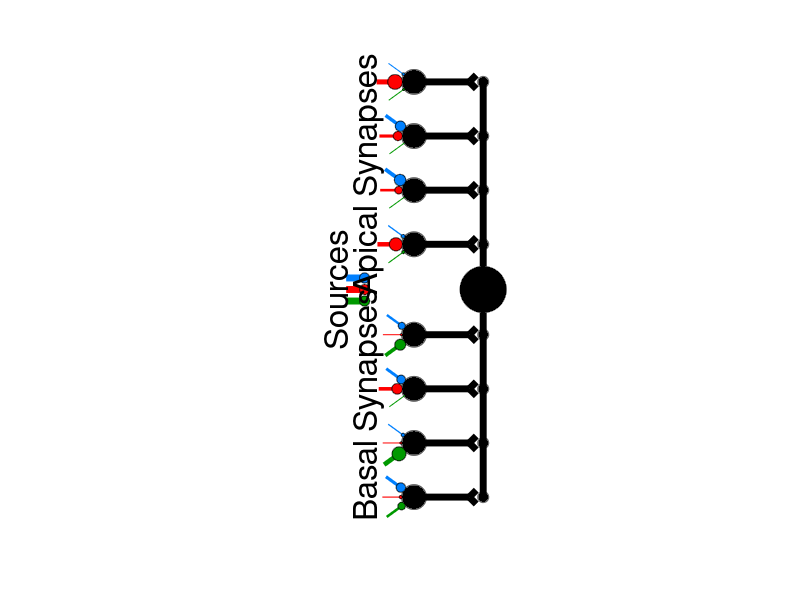

Here is the MATLAB script that generated this plot: (Note: this script raises an error after producing the figure.)

fpath = '/Users/landauland/Dropbox/SabatiniLab/stdp-modeling/thesisFigures';

xLim = [-37 7];
yLim = [-53 53];
plotCircleAngle = 0:0.01:2*pi;

radiusSoma = 5;

% Basal Parameters
% numBasal = 1;
% lengthBasal = 8;
% radiusBasal = 0.7;
% lwidthBasal = 2;
% lwidBasCir = 1.2;
% fracCircleBasal = 0.7;
% angleBasal = linspace(3*pi/2-pi*fracCircleBasal,3*pi/2+pi*fracCircleBasal,numBasal);
% % Basal Tuning 
% drad = 2*pi/numBasal;
% basalTuning = -pi+drad : drad : pi;
% % Basal Positions
% xBasal = (radiusSoma+radiusBasal)*cos(angleBasal);
% yBasal = (radiusSoma+radiusBasal)*sin(angleBasal);
% xBasCir = radiusBasal*cos(plotCircleAngle);
% yBasCir = radiusBasal*sin(plotCircleAngle);
% % ColorMap Basal Inputs
% cmapBasal = hsv(numBasal);

% Basal Parameters
% -- just invert apical stuff --

% Apical Parameters
numApical = 1;
apicalWidth = 5;
apicalLength = 40;
apicalSynapses = 4;
apicalOffset = 0.12;
lwidthApical = 2;
apicalPosition = linspace(apicalOffset*apicalLength,apicalLength,apicalSynapses);
apSynRadius = 1;
leftRightOffset = 0.6;
xApCir = apSynRadius*cos(plotCircleAngle);
yApCir = apSynRadius*sin(plotCircleAngle);

% Presynaptic Parameters
preWidth = 5;
preRadius = 2.5;
preOffset = 0.5;
preCenter = -15;
preSynWidth = 1.5;
preXCir = preRadius*cos(plotCircleAngle);
preYCir = preRadius*sin(plotCircleAngle);

% Source Parameters
numSources = 3;
sourceRadius = 2.2;
sourceLWidth = 5;
sourceEWidth = 0.1;
sourceLength = 4;
sourceCircFraction = 0.2;
angleSource = linspace(pi-pi*sourceCircFraction,pi+pi*sourceCircFraction,numSources);
xSourceCir = sourceRadius*cos(plotCircleAngle);
ySourceCir = sourceRadius*sin(plotCircleAngle);
cmapSource = {[0,0.5,1],'r',[0,0.6,0]};

figure(1);clf;
set(gcf,'units','normalized','outerposition',[0.39 0.1 0.27 0.88]);

% Plot Soma
patch(radiusSoma*cos(plotCircleAngle),radiusSoma*sin(plotCircleAngle),'k');

% Plot Basal Inputs
line([0,0],-[radiusSoma, radiusSoma+apicalLength],'color','k','linewidth',apicalWidth);
for asyn = 1:apicalSynapses
    xpos = -(apSynRadius+preOffset+preSynWidth);
    ypos = -(radiusSoma+apicalPosition(asyn));
    patch(xApCir,ypos+yApCir,'k','linewidth',lwidthApical);
    
    line(xpos+[0,preSynWidth],ypos+[0,preSynWidth],'color','k','linewidth',preWidth);
    line(xpos+[0,preSynWidth],ypos-[0,preSynWidth],'color','k','linewidth',preWidth);
    line([preCenter,xpos],ypos*[1,1],'color','k','linewidth',preWidth);
    patch(preCenter+preXCir,ypos+preYCir,'k','linewidth',lwidthApical);
    
    randStrength = rand(numSources,1);
    randStrength = randStrength/sum(randStrength);
    for source = 1:numSources
        xLine = cos(angleSource(source))*[sourceLength+preRadius+randStrength(source)*sourceRadius,preRadius+randStrength(source)*sourceRadius]; 
        yLine = sin(angleSource(source))*[sourceLength+preRadius+randStrength(source)*sourceRadius,preRadius+randStrength(source)*sourceRadius]; 
        line(preCenter+xLine,ypos+yLine,'color',cmapSource{source},'linewidth',randStrength(source)*sourceLWidth)
        xSource = (preRadius + randStrength(source)*sourceRadius)*cos(angleSource(source));
        ySource = (preRadius + randStrength(source)*sourceRadius)*sin(angleSource(source));
        patch(xSource+randStrength(source)*xSourceCir+preCenter, ypos+ySource+randStrength(source)*ySourceCir, cmapSource{source},'linewidth',sourceEWidth);
    end
end


% Plot Apical Inputs and Presynaptic Partners
line([0,0],[radiusSoma, radiusSoma+apicalLength],'color','k','linewidth',apicalWidth);
for asyn = 1:apicalSynapses
    xpos = -(apSynRadius+preOffset+preSynWidth);
    ypos = radiusSoma+apicalPosition(asyn);
    patch(xApCir,ypos+yApCir,'k','linewidth',lwidthApical);
    
    line(xpos+[0,preSynWidth],ypos+[0,preSynWidth],'color','k','linewidth',preWidth);
    line(xpos+[0,preSynWidth],ypos-[0,preSynWidth],'color','k','linewidth',preWidth);
    line([preCenter,xpos],ypos*[1,1],'color','k','linewidth',preWidth);
    patch(preCenter+preXCir,ypos+preYCir,'k','linewidth',lwidthApical);
    
    randStrength = rand(numSources,1);
    tempRand = 4;
    randStrength = exp(tempRand*randStrength)/sum(exp(tempRand*randStrength));%randStrength/sum(randStrength);
    for source = 1:numSources
        xLine = cos(angleSource(source))*[sourceLength+preRadius+randStrength(source)*sourceRadius,preRadius+randStrength(source)*sourceRadius]; 
        yLine = sin(angleSource(source))*[sourceLength+preRadius+randStrength(source)*sourceRadius,preRadius+randStrength(source)*sourceRadius]; 
        line(preCenter+xLine,ypos+yLine,'color',cmapSource{source},'linewidth',randStrength(source)*sourceLWidth)
        xSource = (preRadius + randStrength(source)*sourceRadius)*cos(angleSource(source));
        ySource = (preRadius + randStrength(source)*sourceRadius)*sin(angleSource(source));
        patch(xSource+randStrength(source)*xSourceCir+preCenter, ypos+ySource+randStrength(source)*ySourceCir, cmapSource{source},'linewidth',sourceEWidth);
    end
end
randStrength = [1,1,1];
for source = 1:numSources
    ypos = 0 - 2.5*(source-2);
    xLine = cos(pi)*[sourceLength+preRadius+randStrength(source)*sourceRadius,preRadius+randStrength(source)*sourceRadius]; 
    yLine = sin(pi)*[sourceLength+preRadius+randStrength(source)*sourceRadius,preRadius+randStrength(source)*sourceRadius]; 
    line(-6+preCenter+xLine,ypos+yLine,'color',cmapSource{source},'linewidth',randStrength(source)*sourceLWidth)
    xSource = (preRadius + randStrength(source)*sourceRadius)*cos(pi);
    ySource = (preRadius + randStrength(source)*sourceRadius)*sin(pi);
    patch(-6+xSource+0.5*xSourceCir+preCenter, ypos+ySource+0.5*ySourceCir, cmapSource{source},'linewidth',sourceEWidth);
end
xlim(xLim);
ylim(yLim);
pbaspect([1 diff(yLim)/diff(xLim) 1])

text(preCenter-10,apicalLength/2+radiusSoma,'Apical Synapses','Fontsize',24,'Rotation',90,'HorizontalAlignment','Center');
text(preCenter-10,-apicalLength/2-radiusSoma,'Basal Synapses','Fontsize',24,'Rotation',90,'HorizontalAlignment','Center');
text(preCenter-10-7,0,'Sources','Fontsize',24,'Rotation',90,'HorizontalAlignment','Center');
set(gca,'xtick',[]);
set(gca,'ytick',[]);
set(gca,'visible','off')

% print(gcf,'-painters',fullfile(fpath,'schematicModel'),'-depsc');




%% -- old poirazi version --

%{
figPath = '/Users/landauland/Documents/Research/o2/poirazi/poiraziFigures';

xLim = [-20 20];
yLim = [-20 53];
plotCircleAngle = 0:0.01:2*pi;

radiusSoma = 10;

% Basal Parameters
numBasal = 50;
lengthBasal = 8;
radiusBasal = 0.7;
lwidthBasal = 2;
lwidBasCir = 1.2;
fracCircleBasal = 0.7;
angleBasal = linspace(3*pi/2-pi*fracCircleBasal,3*pi/2+pi*fracCircleBasal,numBasal);
% Basal Tuning 
drad = 2*pi/numBasal;
basalTuning = -pi+drad : drad : pi;
% Basal Positions
xBasal = (radiusSoma+radiusBasal)*cos(angleBasal);
yBasal = (radiusSoma+radiusBasal)*sin(angleBasal);
xBasCir = radiusBasal*cos(plotCircleAngle);
yBasCir = radiusBasal*sin(plotCircleAngle);
% ColorMap Basal Inputs
cmapBasal = hsv(numBasal);

% Apical Parameters
numApical = 1;
apicalBaseLength = 1;
apicalBaseLWidth = 5;
apicalLength = 40;
fracCircleApical = 0;
angleApical = linspace(pi/2-pi*fracCircleApical,pi/2+pi*fracCircleApical,numApical);
apicalSynapses = 56;
apicalOffset = 0.2;
synapsePosition = linspace(apicalOffset*apicalLength,apicalLength,apicalSynapses/2);
apSynRadius = 0.55;
leftRightOffset = 0.6;
xApCir = apSynRadius*cos(plotCircleAngle);
yApCir = apSynRadius*sin(plotCircleAngle);
offsetLeft = leftRightOffset*[-sin(angleApical); cos(angleApical)];
offsetRight = -leftRightOffset*[-sin(angleApical); cos(angleApical)];


figure(1);clf;
set(gcf,'units','normalized','outerposition',[0.39 0.38 0.19 0.6]);

% Plot Soma
patch(radiusSoma*cos(plotCircleAngle),radiusSoma*sin(plotCircleAngle),'k');

% Plot Basal Inputs
for nb = 1:numBasal
    xLine = cos(angleBasal(nb))*[lengthBasal+radiusSoma+radiusBasal,radiusSoma+radiusBasal]; 
    yLine = sin(angleBasal(nb))*[lengthBasal+radiusSoma+radiusBasal,radiusSoma+radiusBasal]; 
    line(xLine,yLine,'color',cmapBasal(nb,:),'linewidth',lwidthBasal)
    patch(xBasal(nb)+xBasCir, yBasal(nb)+yBasCir, cmapBasal(nb,:),'linewidth',lwidBasCir);
end

% Plot Apical Dendrites
line([0,0],[radiusSoma, radiusSoma+apicalBaseLength],'color','k','linewidth',apicalBaseLWidth);
for na = 1:numApical
    line([0 cos(angleApical(na))*apicalLength],...
        radiusSoma+apicalBaseLength+[0 sin(angleApical(na))*apicalLength],'color','k','linewidth',apicalBaseLWidth);
    xSynPos = cos(angleApical(na))*synapsePosition;
    ySynPos = sin(angleApical(na))*synapsePosition + radiusSoma+apicalBaseLength;
    for asyn = 1:apicalSynapses/2
        if rand()<0.5
            patch(offsetLeft(1,na)+xApCir+xSynPos(asyn),offsetLeft(2,na)+yApCir+ySynPos(asyn),'k','linewidth',lwidthBasal);
        else
            patch(offsetLeft(1,na)+xApCir+xSynPos(asyn),offsetLeft(2,na)+yApCir+ySynPos(asyn),'k','FaceColor','none','linewidth',lwidthBasal);
        end
        if rand()<0.5
            patch(offsetRight(1,na)+xApCir+xSynPos(asyn),offsetRight(2,na)+yApCir+ySynPos(asyn),'k','linewidth',lwidthBasal);
        else
            patch(offsetRight(1,na)+xApCir+xSynPos(asyn),offsetRight(2,na)+yApCir+ySynPos(asyn),'k','FaceColor','none','linewidth',lwidthBasal);
        end
    end 
end
xlim(xLim);
ylim(yLim);
pbaspect([1 diff(yLim)/diff(xLim) 1])

set(gca,'xtick',[]);
set(gca,'ytick',[]);
set(gca,'visible','off')
% print(gcf,'-painters',fullfile(figPath,'schematicModel'),'-djpeg');

%}

%% -- plot stimuli -- 

% good one: T=1000, shift=3000
T = 2000;
Tshift = 5000;

warning('off','all');
iafData = load('/Users/landauland/Documents/Research/o2/poirazi/botTopSS1_data_set2/poiraziBotTopSS_AD2_SN1_Run5.mat','iaf');
stimData = load('/Users/landauland/Documents/Research/o2/poirazi/botTopSS1/sameStim4.mat');
warning('on','all');
iaf = iafData.iaf; 
iafSave = iaf;
iaf.inhRate = 18;
stimValue = stimData.stimValue(:,end-T+1-Tshift:end-Tshift);
clear iafData stimData


%%

figPath = '/Users/landauland/Documents/Research/o2/poirazi/poiraziFigures';

vm = iaf.vm*ones(1,T);
spike = zeros(1,T);
for t = 2:T
    iaf = stepBotTopSS(iaf,stimValue(:,t));
    vm(t) = iaf.vm;
    spike(t) = iaf.spike;
end
spkTimes = find(spike)*iaf.dt;

% patchify stimulus
idx1 = [1, find(diff(stimValue(1,:))~=0)+1];
idx2 = [1, find(diff(stimValue(2,:))~=0)+1];
stim1 = stimValue(1,idx1);
stim2 = stimValue(2,idx2);
idx1 = [idx1, T]*iaf.dt; 
idx2 = [idx2, T]*iaf.dt; 

nBins = 20;
stim1Bins = linspace(-pi, pi, nBins);
stim1BinCenters = mean([stim1Bins(1:end-1); stim1Bins(2:end)],1);
[~,~,stim1BinLocation] = histcounts(stim1, stim1Bins);
cmapStim = hsv(nBins-1);


% Plot Stimuli Only
figure(4); clf; 
set(gcf,'units','normalized','outerposition',[0.14 0.68 0.52 0.26]);
for st1 = 1:length(stim1)
    xPatch = [idx1(st1) idx1(st1) idx1(st1+1) idx1(st1+1)];
    yPatch = [-80 -75 -75 -80];
    patch(xPatch,yPatch,cmapStim(stim1BinLocation(st1),:),'linestyle','none');
end
text(iaf.dt * -150,-77.5,'STIMULUS','Fontsize',24,'FontWeight','Bold','HorizontalAlignment','center','VerticalAlignment','middle');
text(iaf.dt * -150,-82.5,'STATE','Fontsize',24,'FontWeight','Bold','HorizontalAlignment','center','VerticalAlignment','middle');
for st2 = 1:length(stim2)
    xPatch = [idx2(st2) idx2(st2) idx2(st2+1) idx2(st2+1)];
    yPatch = [-85 -80 -80 -85];
    if stim2(st2)==1
        patch(xPatch,yPatch,'k');
    else
        patch(xPatch,yPatch,'w');
    end
end
set(gca,'visible','off')
% print(gcf,'-painters',fullfile(figPath,'stimStateVisualization'),'-djpeg');


%%

apAmplitude = -10;
tv = (1:T)*iaf.dt;
figure(1); clf;
set(gcf,'units','normalized','outerposition',[0.01 0.45 0.5 0.4]);

plot(tv, 1000*vm, 'color','k','linewidth',1.5);
for st = 1:length(spkTimes)
    line(spkTimes(st)*[1,1],[-70 apAmplitude],'color','r','linewidth',1.5);
end
for st1 = 1:length(stim1)
    xPatch = [idx1(st1) idx1(st1) idx1(st1+1) idx1(st1+1)];
    yPatch = [-80 -75 -75 -80];
    patch(xPatch,yPatch,cmapStim(stim1BinLocation(st1),:),'linestyle','none');
end
for st2 = 1:length(stim2)
    xPatch = [idx2(st2) idx2(st2) idx2(st2+1) idx2(st2+1)];
    yPatch = [-85 -80 -80 -85];
    if stim2(st2)==1
        patch(xPatch,yPatch,'k');
    else
        patch(xPatch,yPatch,'w');
    end
end
xlim([-100 T+100]*iaf.dt);
ylim([-90 apAmplitude]);
set(gca,'xtick',0:2);
set(gca,'ytick',[-70 -50 -30]);
xlabel('Time (ms)');
ylabel('mV');
set(gca,'fontsize',24);

% print(gcf,'-painters',fullfile(figPath,'iafTrajectory'),'-djpeg');


[~,~,tcBinLocation] = histcounts(iafSave.tuningCenter(:),stim1Bins);
averageWeight = zeros(1, nBins-1);
for nb = 1:nBins-1
    mnToAverage = iafSave.basalWeight(tcBinLocation==nb)/iaf.maxBasalWeight;
    averageWeight(nb) = mean(mnToAverage);
end
    
figure(2); clf;
set(gcf,'units','normalized','outerposition',[0.51 0.45 0.24 0.4]);
polarscatter(iafSave.tuningCenter(:),iafSave.basalWeight(:)/iaf.maxBasalWeight);
hold on;
% for n = 1:numel(iafSave.tuningCenter)
%     polarscatter(iafSave.tuningCenter(n),iafSave.basalWeight(n)/iaf.maxBasalWeight,...
%         'markeredgecolor',cmapStim(tcBinLocation(n),:),'markerfacecolor',cmapStim(tcBinLocation(n),:),...
%         'markerfacealpha',1);
% end
p = polarplot([stim1BinCenters stim1BinCenters(1)], [averageWeight, averageWeight(1)],...
    'color','k','linewidth',2);
set(gca,'thetaGrid','off');
set(gca,'thetaticklabel',[]);
set(gca,'RTickLabel',[]);

% print(gcf,'-painters',fullfile(figPath,'stimulusWeights'),'-djpeg');



figure(3); clf;
set(gcf,'units','normalized','outerposition',[0.75 0.45 0.24 0.4]);
xRange = 0.2;
hold on;
patch([0.5 0.5 1.5 1.5],[0 1 1 0],'k','facealpha',0.5,'linewidth',1.5);
patch(1+[0.5 0.5 1.5 1.5],[0 1 1 0],'k','facealpha',0.0,'linewidth',1.5);
plot(1+xscat(iaf.apicalWeight(iaf.apicalTuning==1),xRange),iaf.apicalWeight(iaf.apicalTuning==1)/iaf.maxApicalWeight,...
    'marker','o','linestyle','none','color','k','markerfacecolor','k');
plot(2+xscat(iaf.apicalWeight(iaf.apicalTuning==2),xRange),iaf.apicalWeight(iaf.apicalTuning==2)/iaf.maxApicalWeight,...
    'marker','o','linestyle','none','color','k','markerfacecolor','k');
xlim([0.5,2.5]);
set(gca,'visible','off');

% print(gcf,'-painters',fullfile(figPath,'stateWeights'),'-djpeg');
    

%%

randWeights = rand(size(iafSave.tuningCenter));
averageWeightRand = zeros(1, nBins-1);
for nb = 1:nBins-1
    mnToAverage = randWeights(tcBinLocation==nb);
    averageWeightRand(nb) = mean(mnToAverage);
end

figure(2); clf;
set(gcf,'units','normalized','outerposition',[0.51 0.45 0.24 0.4]);
polarscatter(iafSave.tuningCenter(:),randWeights(:));
hold on;
% for n = 1:numel(iafSave.tuningCenter)
%     polarscatter(iafSave.tuningCenter(n),randWeights(n),...
%         'markeredgecolor',cmapStim(tcBinLocation(n),:),'markerfacecolor',cmapStim(tcBinLocation(n),:),...
%         'markerfacealpha',1);
% end
p = polarplot([stim1BinCenters stim1BinCenters(1)], [averageWeightRand, averageWeightRand(1)],...
    'color','k','linewidth',2);
set(gca,'thetaGrid','off');
set(gca,'thetaticklabel',[]);
set(gca,'RTickLabel',[]);

% print(gcf,'-painters',fullfile(figPath,'stimulusWeightsRand'),'-djpeg');


randWeights = rand(100,1);
figure(3); clf;
set(gcf,'units','normalized','outerposition',[0.75 0.45 0.24 0.4]);
xRange = 0.2;
hold on;
patch([0.5 0.5 1.5 1.5],[0 1 1 0],'k','facealpha',0.5,'linewidth',1.5);
patch(1+[0.5 0.5 1.5 1.5],[0 1 1 0],'k','facealpha',0.0,'linewidth',1.5);
plot(1+xscat(randWeights(1:50),xRange),randWeights(1:50),...
    'marker','o','linestyle','none','color','k','markerfacecolor','k');
plot(2+xscat(randWeights(51:100),xRange),randWeights(51:100),...
    'marker','o','linestyle','none','color','k','markerfacecolor','k');
xlim([0.5,2.5]);
set(gca,'visible','off');

% print(gcf,'-painters',fullfile(figPath,'stateWeightsRand'),'-djpeg');
    





%% -- legend for covariance matrices

N = size(cmapStim,1);
H = 0.005;

xPatch = [0 0 1/N/2 1/N/2];
yPatch = [0 H H 0];

figure(7); clf; 
set(gcf,'units','normalized','outerposition',[0.14 0.68 0.52 0.26]);
for sn = 1:N
    patch(xPatch+(sn-1)/N/2,yPatch+H,cmapStim(sn,:),'linestyle','none');
end
for sn = 1:N
    patch(0.5+xPatch+(sn-1)/N/2,yPatch+H,cmapStim(sn,:),'linestyle','none');
end
p = patch([0 0 0.5 0.5],yPatch,'k');
patch([0.5 0.5 1 1],yPatch,'w');
set(gca,'visible','off')

% print(gcf,'-painters',fullfile(figPath,'covPlotLabelDouble'),'-djpeg');


























